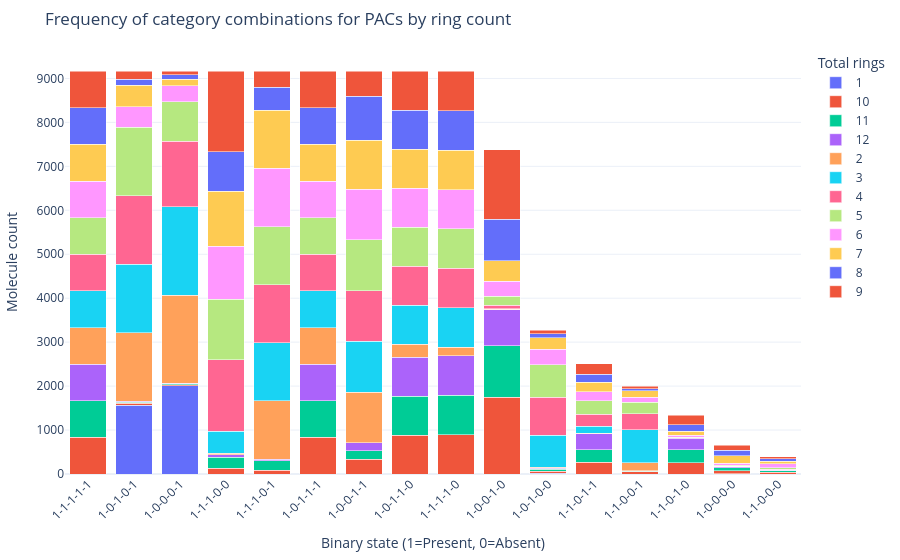

The notebook cell saved with this chart:
### Code cell
import sqlite3

import pandas as pd
import plotly.express as px

db_path = "../data/pac5.db"
conn = sqlite3.connect(db_path)

query = """
SELECT
    has_characteristics_1,
    has_characteristics_2,
    has_characteristics_3,
    has_characteristics_4,
    has_characteristics_5,
    num_total_rings
FROM pac5 WHERE selected = 1
"""
df = pd.read_sql_query(query, conn)
conn.close()

category_cols = [
    "has_characteristics_1",
    "has_characteristics_2",
    "has_characteristics_3",
    "has_characteristics_4",
    "has_characteristics_5",
]

df["combination_pattern"] = df[category_cols].astype(str).agg("-".join, axis=1)

df_filtered = df[df["combination_pattern"] != "0-0-0-0-0"].copy()

df_filtered["num_total_rings"] = (
    df_filtered["num_total_rings"].fillna(-1).astype(int).astype(str)
)

pattern_totals = df_filtered["combination_pattern"].value_counts().index.tolist()

combination_counts = (
    df_filtered.groupby(["combination_pattern", "num_total_rings"])
    .size()
    .reset_index(name="Molecule count")
)

fig = px.bar(
    combination_counts,
    x="combination_pattern",
    y="Molecule count",
    color="num_total_rings",
    title="Frequency of category combinations for PACs by ring count",
    labels={
        "combination_pattern": "Binary state (1=Present, 0=Absent)",
        "num_total_rings": "Total rings",
    },
    log_y=False,
    template="plotly_white",
    category_orders={"combination_pattern": pattern_totals},
)

fig.update_layout(
    xaxis_tickangle=-45, margin=dict(t=50, b=50, l=50, r=50), barmode="stack"
)

fig.show()

### Figure 1 — Plotly figure (JSON) as saved in the notebook; plotly's stock layout.template omitted (floating-point values rounded to 4 significant figures)
{"data": [{"hovertemplate": "Total rings=1<br>Binary state (1=Present, 0=Absent)=%{x}<br>Molecule count=%{y}<extra></extra>", "legendgroup": "1", "marker": {"color": "#636efa", "pattern": {"shape": ""}}, "name": "1", "orientation": "v", "showlegend": true, "textposition": "auto", "type": "bar", "x": ["1-0-0-0-0", "1-0-0-0-1", "1-0-1-0-0", "1-0-1-0-1"], "xaxis": "x", "y": [1, 2009, 20, 1561], "yaxis": "y"}, {"hovertemplate": "Total rings=10<br>Binary state (1=Present, 0=Absent)=%{x}<br>Molecule count=%{y}<extra></extra>", "legendgroup": "10", "marker": {"color": "#EF553B", "pattern": {"shape": ""}}, "name": "10", "orientation": "v", "showlegend": true, "textposition": "auto", "type": "bar", "x": ["1-0-0-0-0", "1-0-0-0-1", "1-0-0-1-0", "1-0-0-1-1", "1-0-1-0-0", "1-0-1-0-1", "1-0-1-1-0", "1-0-1-1-1", "1-1-0-0-0", "1-1-0-0-1", "1-1-0-1-0", "1-1-0-1-1", "1-1-1-0-0", "1-1-1-0-1", "1-1-1-1-0", "1-1-1-1-1"], "xaxis": "x", "y": [71, 20, 1743, 341, 44, 49, 887, 833, 41, 54, 254, 270, 131, 89, 897, 833], "yaxis": "y"}, {"hovertemplate": "Total rings=11<br>Binary state (1=Present, 0=Absent)=%{x}<br>Molecule count=%{y}<extra></extra>", "legendgroup": "11", "marker": {"color": "#00cc96", "pattern": {"shape": ""}}, "name": "11", "orientation": "v", "showlegend": true, "textposition": "auto", "type": "bar", "x": ["1-0-0-0-0", "1-0-0-0-1", "1-0-0-1-0", "1-0-0-1-1", "1-0-1-0-0", "1-0-1-0-1", "1-0-1-1-0", "1-0-1-1-1", "1-1-0-0-0", "1-1-0-0-1", "1-1-0-1-0", "1-1-0-1-1", "1-1-1-0-0", "1-1-1-0-1", "1-1-1-1-0", "1-1-1-1-1"], "xaxis": "x", "y": [75, 28, 1177, 187, 49, 28, 887, 833, 31, 14, 294, 286, 250, 212, 897, 833], "yaxis": "y"}, {"hovertemplate": "Total rings=12<br>Binary state (1=Present, 0=Absent)=%{x}<br>Molecule count=%{y}<extra></extra>", "legendgroup": "12", "marker": {"color": "#ab63fa", "pattern": {"shape": ""}}, "name": "12", "orientation": "v", "showlegend": true, "textposition": "auto", "type": "bar", "x": ["1-0-0-0-0", "1-0-0-0-1", "1-0-0-1-0", "1-0-0-1-1", "1-0-1-0-0", "1-0-1-0-1", "1-0-1-1-0", "1-0-1-1-1", "1-1-0-0-0", "1-1-0-0-1", "1-1-0-1-0", "1-1-0-1-1", "1-1-1-0-0", "1-1-1-0-1", "1-1-1-1-0", "1-1-1-1-1"], "xaxis": "x", "y": [23, 3, 822, 179, 13, 13, 887, 833, 17, 10, 269, 356, 62, 40, 897, 833], "yaxis": "y"}, {"hovertemplate": "Total rings=2<br>Binary state (1=Present, 0=Absent)=%{x}<br>Molecule count=%{y}<extra></extra>", "legendgroup": "2", "marker": {"color": "#FFA15A", "pattern": {"shape": ""}}, "name": "2", "orientation": "v", "showlegend": true, "textposition": "auto", "type": "bar", "x": ["1-0-0-0-0", "1-0-0-0-1", "1-0-0-1-0", "1-0-0-1-1", "1-0-1-0-0", "1-0-1-0-1", "1-0-1-1-0", "1-0-1-1-1", "1-1-0-0-1", "1-1-0-1-1", "1-1-1-0-0", "1-1-1-0-1", "1-1-1-1-0", "1-1-1-1-1"], "xaxis": "x", "y": [1, 2009, 2, 1155, 31, 1561, 296, 833, 174, 17, 27, 1323, 197, 833], "yaxis": "y"}, {"hovertemplate": "Total rings=3<br>Binary state (1=Present, 0=Absent)=%{x}<br>Molecule count=%{y}<extra></extra>", "legendgroup": "3", "marker": {"color": "#19d3f3", "pattern": {"shape": ""}}, "name": "3", "orientation": "v", "showlegend": true, "textposition": "auto", "type": "bar", "x": ["1-0-0-0-0", "1-0-0-0-1", "1-0-0-1-0", "1-0-0-1-1", "1-0-1-0-0", "1-0-1-0-1", "1-0-1-1-0", "1-0-1-1-1", "1-1-0-0-0", "1-1-0-0-1", "1-1-0-1-1", "1-1-1-0-0", "1-1-1-0-1", "1-1-1-1-0", "1-1-1-1-1"], "xaxis": "x", "y": [2, 2008, 13, 1155, 724, 1561, 886, 834, 3, 758, 156, 501, 1323, 896, 834], "yaxis": "y"}, {"hovertemplate": "Total rings=4<br>Binary state (1=Present, 0=Absent)=%{x}<br>Molecule count=%{y}<extra></extra>", "legendgroup": "4", "marker": {"color": "#FF6692", "pattern": {"shape": ""}}, "name": "4", "orientation": "v", "showlegend": true, "textposition": "auto", "type": "bar", "x": ["1-0-0-0-0", "1-0-0-0-1", "1-0-0-1-0", "1-0-0-1-1", "1-0-1-0-0", "1-0-1-0-1", "1-0-1-1-0", "1-0-1-1-1", "1-1-0-0-0", "1-1-0-0-1", "1-1-0-1-0", "1-1-0-1-1", "1-1-1-0-0", "1-1-1-0-1", "1-1-1-1-0", "1-1-1-1-1"], "xaxis": "x", "y": [6, 1489, 78, 1154, 870, 1561, 887, 833, 13, 363, 6, 271, 1623, 1322, 897, 834], "yaxis": "y"}, {"hovertemplate": "Total rings=5<br>Binary state (1=Present, 0=Absent)=%{x}<br>Molecule count=%{y}<extra></extra>", "legendgroup": "5", "marker": {"color": "#B6E880", "pattern": {"shape": ""}}, "name": "5", "orientation": "v", "showlegend": true, "textposition": "auto", "type": "bar", "x": ["1-0-0-0-0", "1-0-0-0-1", "1-0-0-1-0", "1-0-0-1-1", "1-0-1-0-0", "1-0-1-0-1", "1-0-1-1-0", "1-0-1-1-1", "1-1-0-0-0", "1-1-0-0-1", "1-1-0-1-0", "1-1-0-1-1", "1-1-1-0-0", "1-1-1-0-1", "1-1-1-1-0", "1-1-1-1-1"], "xaxis": "x", "y": [15, 905, 214, 1154, 735, 1561, 887, 833, 32, 256, 15, 314, 1379, 1322, 896, 833], "yaxis": "y"}, {"hovertemplate": "Total rings=6<br>Binary state (1=Present, 0=Absent)=%{x}<br>Molecule count=%{y}<extra></extra>", "legendgroup": "6", "marker": {"color": "#FF97FF", "pattern": {"shape": ""}}, "name": "6", "orientation": "v", "showlegend": true, "textposition": "auto", "type": "bar", "x": ["1-0-0-0-0", "1-0-0-0-1", "1-0-0-1-0", "1-0-0-1-1", "1-0-1-0-0", "1-0-1-0-1", "1-0-1-1-0", "1-0-1-1-1", "1-1-0-0-0", "1-1-0-0-1", "1-1-0-1-0", "1-1-0-1-1", "1-1-1-0-0", "1-1-1-0-1", "1-1-1-1-0", "1-1-1-1-1"], "xaxis": "x", "y": [51, 360, 340, 1154, 350, 462, 886, 833, 93, 116, 43, 196, 1209, 1322, 896, 833], "yaxis": "y"}, {"hovertemplate": "Total rings=7<br>Binary state (1=Present, 0=Absent)=%{x}<br>Molecule count=%{y}<extra></extra>", "legendgroup": "7", "marker": {"color": "#FECB52", "pattern": {"shape": ""}}, "name": "7", "orientation": "v", "showlegend": true, "textposition": "auto", "type": "bar", "x": ["1-0-0-0-0", "1-0-0-0-1", "1-0-0-1-0", "1-0-0-1-1", "1-0-1-0-0", "1-0-1-0-1", "1-0-1-1-0", "1-0-1-1-1", "1-1-0-0-0", "1-1-0-0-1", "1-1-0-1-0", "1-1-0-1-1", "1-1-1-0-0", "1-1-1-0-1", "1-1-1-1-0", "1-1-1-1-1"], "xaxis": "x", "y": [168, 152, 461, 1118, 268, 490, 887, 833, 64, 151, 93, 226, 1254, 1322, 897, 833], "yaxis": "y"}, {"hovertemplate": "Total rings=8<br>Binary state (1=Present, 0=Absent)=%{x}<br>Molecule count=%{y}<extra></extra>", "legendgroup": "8", "marker": {"color": "#636efa", "pattern": {"shape": ""}}, "name": "8", "orientation": "v", "showlegend": true, "textposition": "auto", "type": "bar", "x": ["1-0-0-0-0", "1-0-0-0-1", "1-0-0-1-0", "1-0-0-1-1", "1-0-1-0-0", "1-0-1-0-1", "1-0-1-1-0", "1-0-1-1-1", "1-1-0-0-0", "1-1-0-0-1", "1-1-0-1-0", "1-1-0-1-1", "1-1-1-0-0", "1-1-1-0-1", "1-1-1-1-0", "1-1-1-1-1"], "xaxis": "x", "y": [129, 103, 942, 995, 85, 140, 887, 833, 53, 46, 152, 181, 898, 526, 897, 833], "yaxis": "y"}, {"hovertemplate": "Total rings=9<br>Binary state (1=Present, 0=Absent)=%{x}<br>Molecule count=%{y}<extra></extra>", "legendgroup": "9", "marker": {"color": "#EF553B", "pattern": {"shape": ""}}, "name": "9", "orientation": "v", "showlegend": true, "textposition": "auto", "type": "bar", "x": ["1-0-0-0-0", "1-0-0-0-1", "1-0-0-1-0", "1-0-0-1-1", "1-0-1-0-0", "1-0-1-0-1", "1-0-1-1-0", "1-0-1-1-1", "1-1-0-0-0", "1-1-0-0-1", "1-1-0-1-0", "1-1-0-1-1", "1-1-1-0-0", "1-1-1-0-1", "1-1-1-1-0", "1-1-1-1-1"], "xaxis": "x", "y": [113, 78, 1588, 572, 77, 177, 887, 833, 43, 53, 207, 231, 1830, 363, 897, 833], "yaxis": "y"}], "layout": {"barmode": "stack", "legend": {"title": {"text": "Total rings"}, "tracegroupgap": 0}, "margin": {"b": 50, "l": 50, "r": 50, "t": 50}, "title": {"text": "Frequency of category combinations for PACs by ring count"}, "xaxis": {"anchor": "y", "categoryarray": ["1-1-1-1-1", "1-0-1-0-1", "1-0-0-0-1", "1-1-1-0-0", "1-1-1-0-1", "1-0-1-1-1", "1-0-0-1-1", "1-0-1-1-0", "1-1-1-1-0", "1-0-0-1-0", "1-0-1-0-0", "1-1-0-1-1", "1-1-0-0-1", "1-1-0-1-0", "1-0-0-0-0", "1-1-0-0-0"], "categoryorder": "array", "domain": [0.0, 1.0], "tickangle": -45, "title": {"text": "Binary state (1=Present, 0=Absent)"}}, "yaxis": {"anchor": "x", "domain": [0.0, 1.0], "title": {"text": "Molecule count"}}}}
